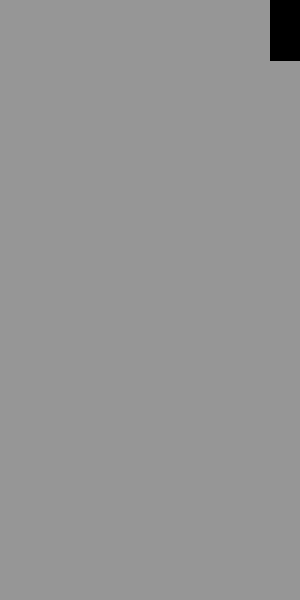
Frame 1 (no input)
Frame 60 (the mouse pressed at the canvas centre just before this capture): identical to frame 1, image omitted
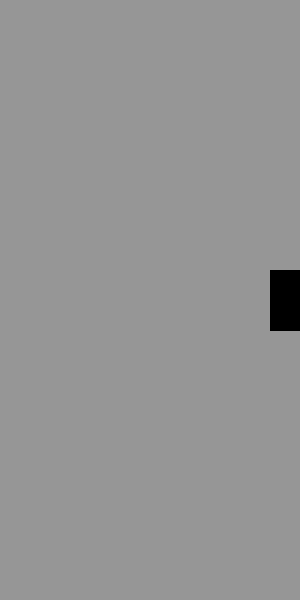
Frame 120 (the mouse held since frame 60 and released just before this capture)

The Processing sketch that drew these frames (run headless with seeded random() and noise(); from frame 60 on, the mouse is pressed at the canvas centre):

// Processing sketch: sketch_140509m
// ── sketch_140509m.pde
int y;
int w;
int h;

void setup(){
  size(300,600);
  y = 30;
  w = 30;
  h = 60;
  fill(0);
}

void draw(){
  background(150);
  rect(width - w,y-h/2,w,h);
  y = mouseY;
  if(mouseY < h/2){
    y = h/2;
  }else if(mouseY > height - h/2){
    y = height - h/2;
  }
}
